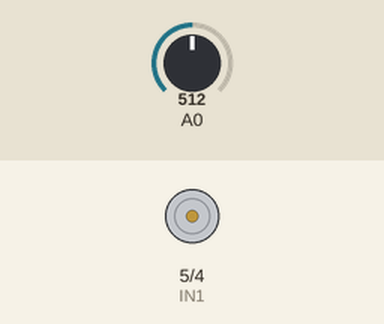
Simulated run of this sketch. Board: Arduino Uno, built with avr-gcc and run on an emulated ATmega328P. On the bench: motor-driver pin pairs drawn as motors (green arrow = first pin HIGH = forward, orange = second pin HIGH = backward, longer = more drive, scaled by the enable pin). The test bench sets the inputs (shaded band); at power-on: A0 = 512. What the sketch prints to the serial monitor is not drawn.

Above: at 0.1 s.
At 25.1 s:
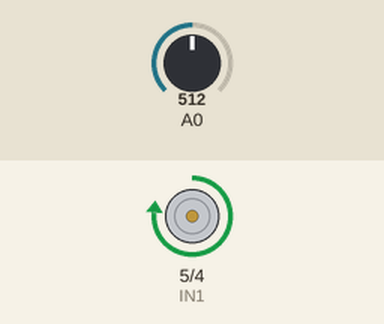
Timing chart, 0 to 26.6 s (numbered marks = the images above):
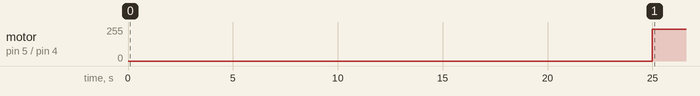

Measured:
- by itself, motor on pin 5 (IN1) / pin 4 (IN2): stopped → forward 240/255 at 25.0 s

The sketch:

motors.ino
```cpp
int IN1 = 5;
int IN2 = 4;
int ENA = 3;
int LED = 1;
int i=0;
int x=0;

void setup(){

 pinMode (ENA, OUTPUT);
 pinMode (IN1, OUTPUT);
 pinMode (IN2, OUTPUT);
 Serial.begin(9600);
}

void loop(){

int sensorValue = analogRead(A0);

  Serial.println(sensorValue);
  delay(1);


if (sensorValue>0 && sensorValue<=512){

while (i<=240){
  analogWrite (ENA,i);
  i+=10;
  delay(1000);
  }
  digitalWrite (IN1, HIGH);
  digitalWrite (IN2, LOW);
  digitalWrite (LED,HIGH);
}

if (sensorValue>512 && sensorValue<=1023){
while (x<=240){
  analogWrite (ENA,x);
  x+=10;
  delay(1000);
  }
  digitalWrite (IN1, HIGH);
  digitalWrite (IN2, LOW);
  digitalWrite (LED,HIGH);
}

}
```
